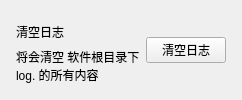
          <widget class="CardWidget" name="CardWidget_11">
           <property name="minimumSize">
            <size>
             <width>0</width>
             <height>70</height>
            </size>
           </property>
           <layout class="QHBoxLayout" name="horizontalLayout_11">
            <property name="leftMargin">
             <number>16</number>
            </property>
            <property name="topMargin">
             <number>16</number>
            </property>
            <property name="rightMargin">
             <number>16</number>
            </property>
            <property name="bottomMargin">
             <number>16</number>
            </property>
            <item>
             <layout class="QVBoxLayout" name="verticalLayout_17">
              <property name="spacing">
               <number>0</number>
              </property>
              <item>
               <widget class="StrongBodyLabel" name="StrongBodyLabel_12">
                <property name="sizePolicy">
                 <sizepolicy hsizetype="Expanding" vsizetype="Preferred">
                  <horstretch>0</horstretch>
                  <verstretch>0</verstretch>
                 </sizepolicy>
                </property>
                <property name="text">
                 <string>清空日志</string>
                </property>
                <property name="wordWrap">
                 <bool>true</bool>
                </property>
               </widget>
              </item>
              <item>
               <widget class="CaptionLabel" name="CaptionLabel_11">
                <property name="text">
                 <string>将会清空 软件根目录下log. 的所有内容</string>
                </property>
                <property name="wordWrap">
                 <bool>true</bool>
                </property>
                <property name="lightColor" stdset="0">
                 <color alpha="150">
                  <red>0</red>
                  <green>0</green>
                  <blue>0</blue>
                 </color>
                </property>
                <property name="darkColor" stdset="0">
                 <color alpha="200">
                  <red>255</red>
                  <green>255</green>
                  <blue>255</blue>
                 </color>
                </property>
               </widget>
              </item>
             </layout>
            </item>
            <item>
             <widget class="PushButton" name="button_clear_log">
              <property name="text">
               <string>清空日志</string>
              </property>
             </widget>
            </item>
           </layout>
          </widget>
